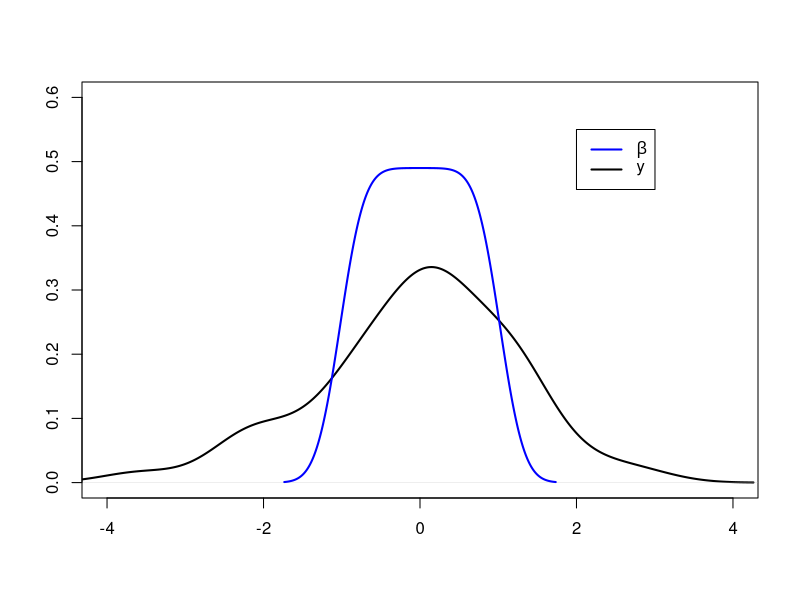
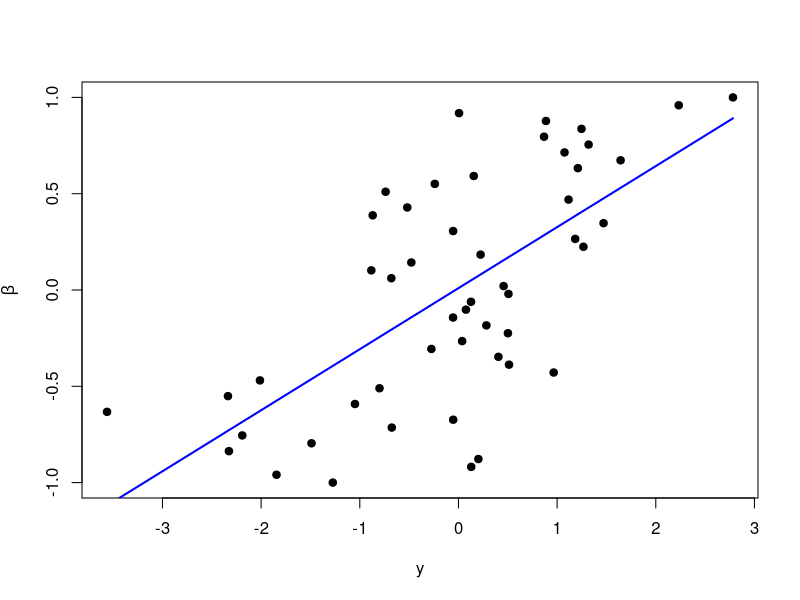
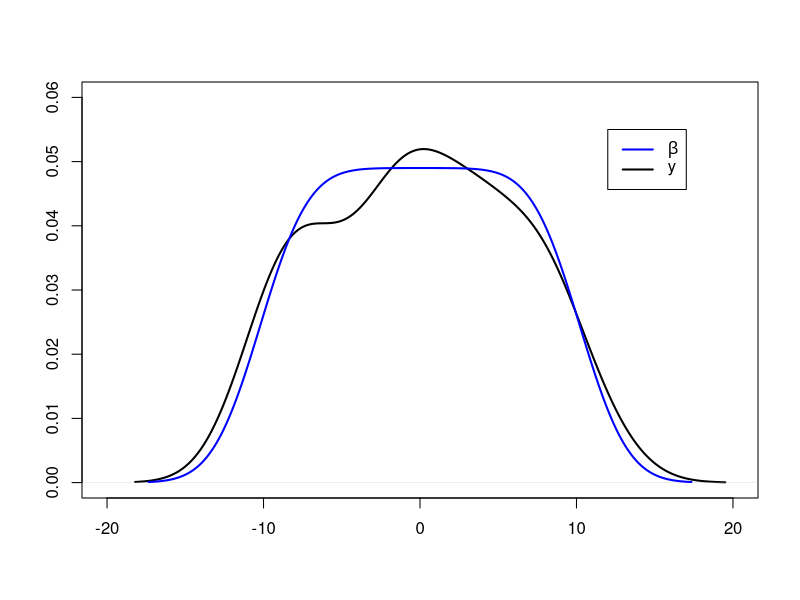
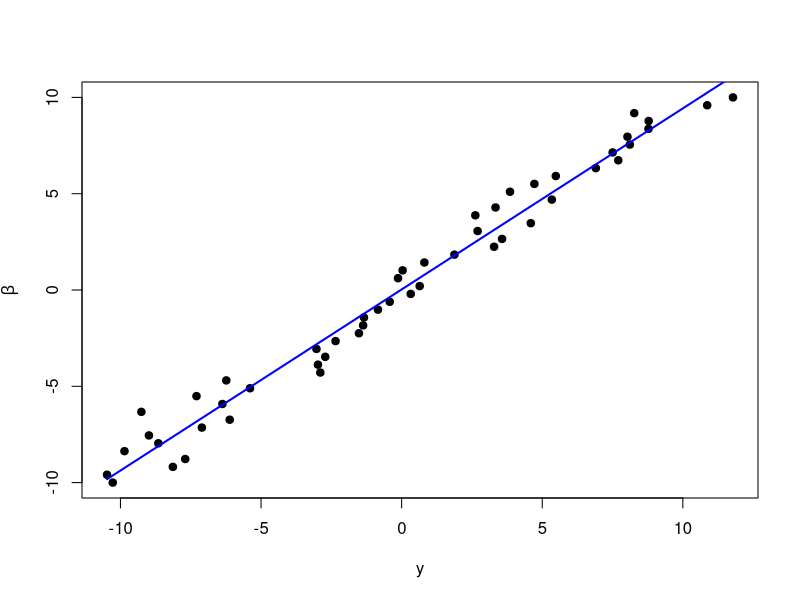
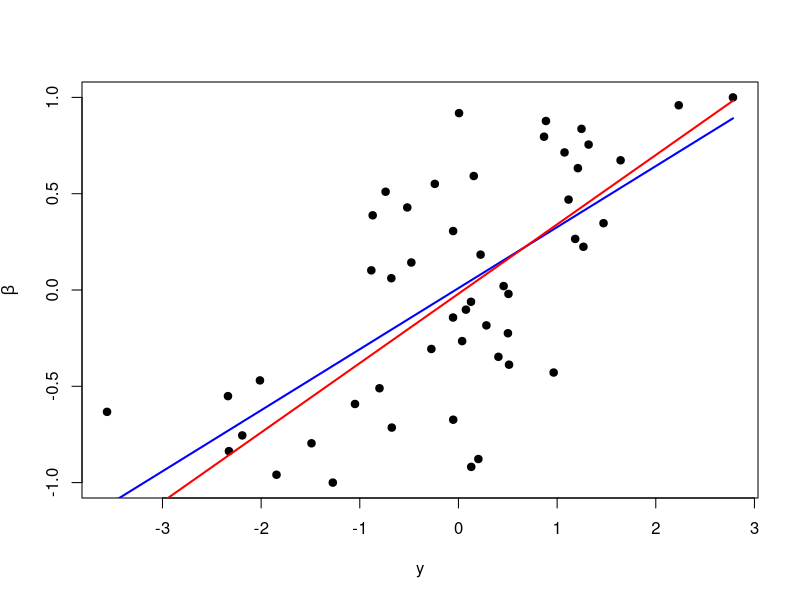
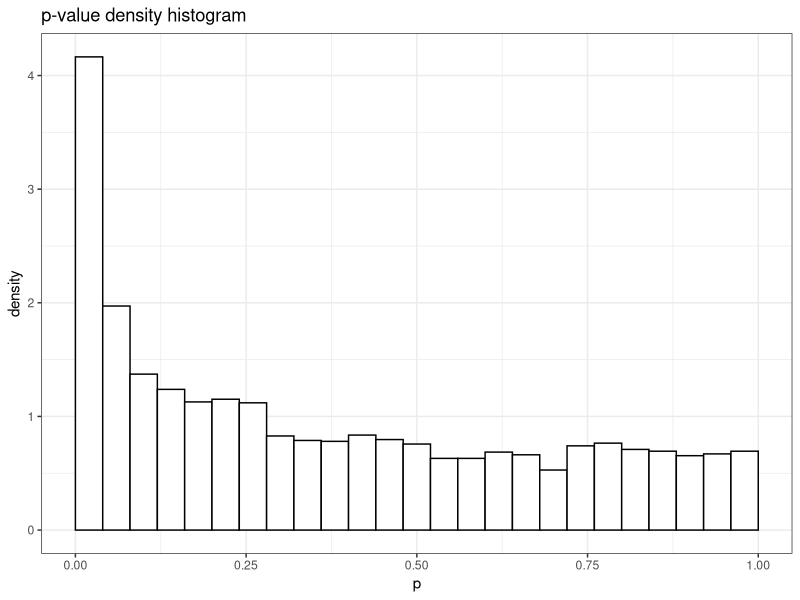
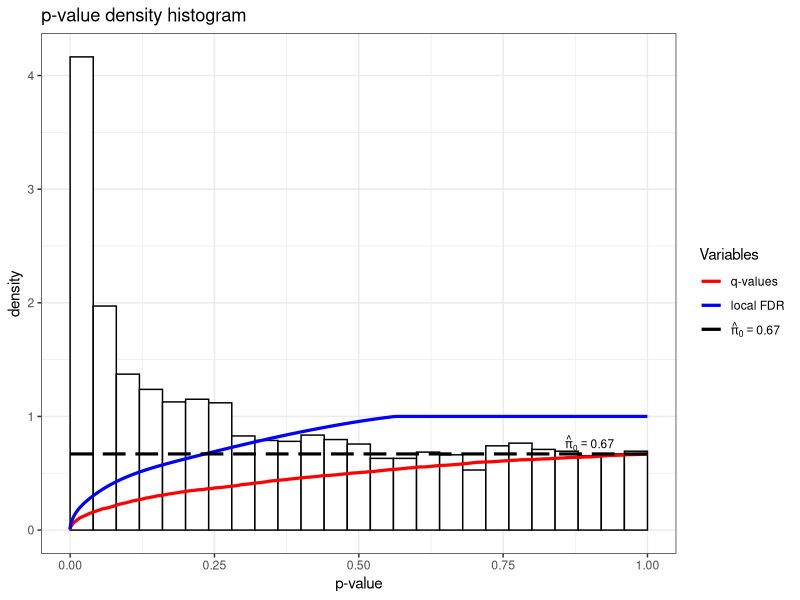
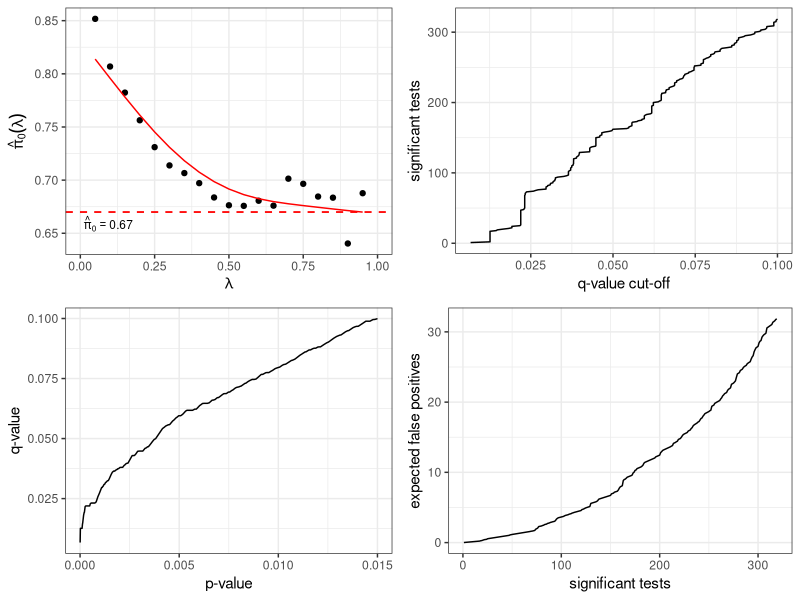

R code for these plots, in order:
## ---- chunk 1
library(knitr)
knit_hooks$set(small.mar = function(before, options, envir) {
    if (before) par(mar = c(4, 4, .1, .1))  # smaller margin on top and right
})
opts_chunk$set(fig.align="center", fig.height=5.5, fig.width=6, collapse=TRUE, comment="", prompt=TRUE, small.mar=TRUE)
options(width=63)
library(tidyverse)
library(broom)
theme_set(theme_bw())
## ---- chunk 2
set.seed(508)
beta <- seq(-1, 1, length.out=50)
y <- beta + rnorm(length(beta))
plot(density(y), ylim=c(0,0.6), xlim=c(-4,4), main=" ", xlab=" ", ylab=" ", lwd=2)
lines(density(beta), col="blue", lwd=2)
legend(2, 0.55, c(expression(beta),"y"), lwd=c(2,2), lty=c(1,1), col=c("blue", "black"))
## ---- chunk 3
plot(y, beta, ylab=expression(beta), pch=19)
lines(y, lm(beta ~ y)$fitted, lwd=2, col="blue")
## ---- chunk 4
set.seed(508)
beta <- seq(-10, 10, length.out=50)
y <- beta + rnorm(length(beta))
plot(density(y), ylim=c(0,0.06), xlim=c(-20,20), main=" ", xlab=" ", ylab=" ", lwd=2)
lines(density(beta), col="blue", lwd=2)
legend(12, 0.055, c(expression(beta),"y"), lwd=c(2,2), lty=c(1,1), col=c("blue", "black"))
## ---- chunk 5
plot(y, beta, ylab=expression(beta), pch=19)
lines(y, lm(beta ~ y)$fitted, lwd=2, col="blue")
## ---- chunk 6
set.seed(508)
beta <- seq(-1, 1, length.out=50)
y <- beta + rnorm(length(beta))
plot(y, beta, ylab=expression(beta), pch=19)
lines(y, lm(beta ~ y)$fitted, lwd=2, col="blue")
y <- sort(y)
yhat <- mean(y) + (1 - 1/var(y))*(y - mean(y))
lines(y, yhat, lwd=2, col="red")
## ---- chunk 7
library(qvalue)
data(hedenfalk)
## ---- chunk 8
library(qvalue)
data(hedenfalk); df <- data.frame(p=hedenfalk$p)
ggplot(df, aes(x = p)) +
         ggtitle("p-value density histogram") +
         geom_histogram(aes_string(y = '..density..'), colour = "black",
                        fill = "white", binwidth = 0.04, center=0.02)
## ---- chunk 9
qobj <- qvalue(hedenfalk$p)
hist(qobj)
## ---- chunk 10
plot(qobj)
## ---- chunk 11
hist(qobj)
## ---- chunk 12
sessionInfo()
